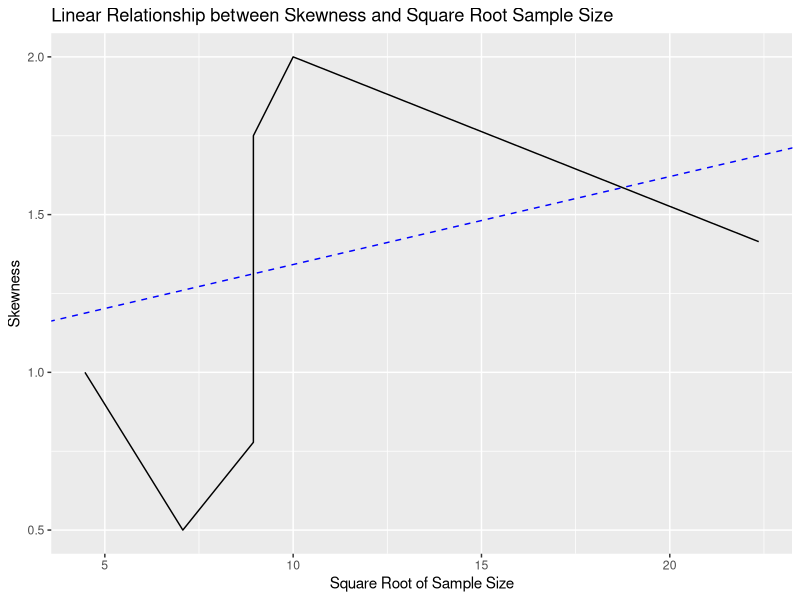

This chart was generated by the following R code:
## ---- chunk 1
#| output: false
library(tidyverse)

df <- read_csv("means.csv") |>
  group_by(Distribution) |>
  filter(
    Lower_Tail >= 0.02 & Lower_Tail <= 0.03,
    Upper_Tail >= 0.02 & Upper_Tail <= 0.03
  ) |>
  filter(Sample_Size == min(Sample_Size)) |> # get the smallest sample size for each distribution
  select(Distribution, Skewness, Sampling_Skewness, Sample_Size) |>
  arrange(Skewness, Distribution)

df |>
  knitr::kable(format = "markdown")
## ---- chunk 2
model <- lm(Skewness ~ sqrt(Sample_Size), df)
df |>
  ggplot(aes(x = sqrt(Sample_Size), y = Skewness)) +
  # geom_abline(slope = sqrt(exp(1))/10, intercept = coef(model)[1], color = "red", linetype = "dashed") +
  geom_abline(slope = coef(model)[2], intercept = coef(model)[1], color = "blue", linetype = "dashed") +
  geom_line() +
  labs(
    title = "Linear Relationship between Skewness and Square Root Sample Size",
    x = "Square Root of Sample Size",
    y = "Skewness"
  )

print(model)
